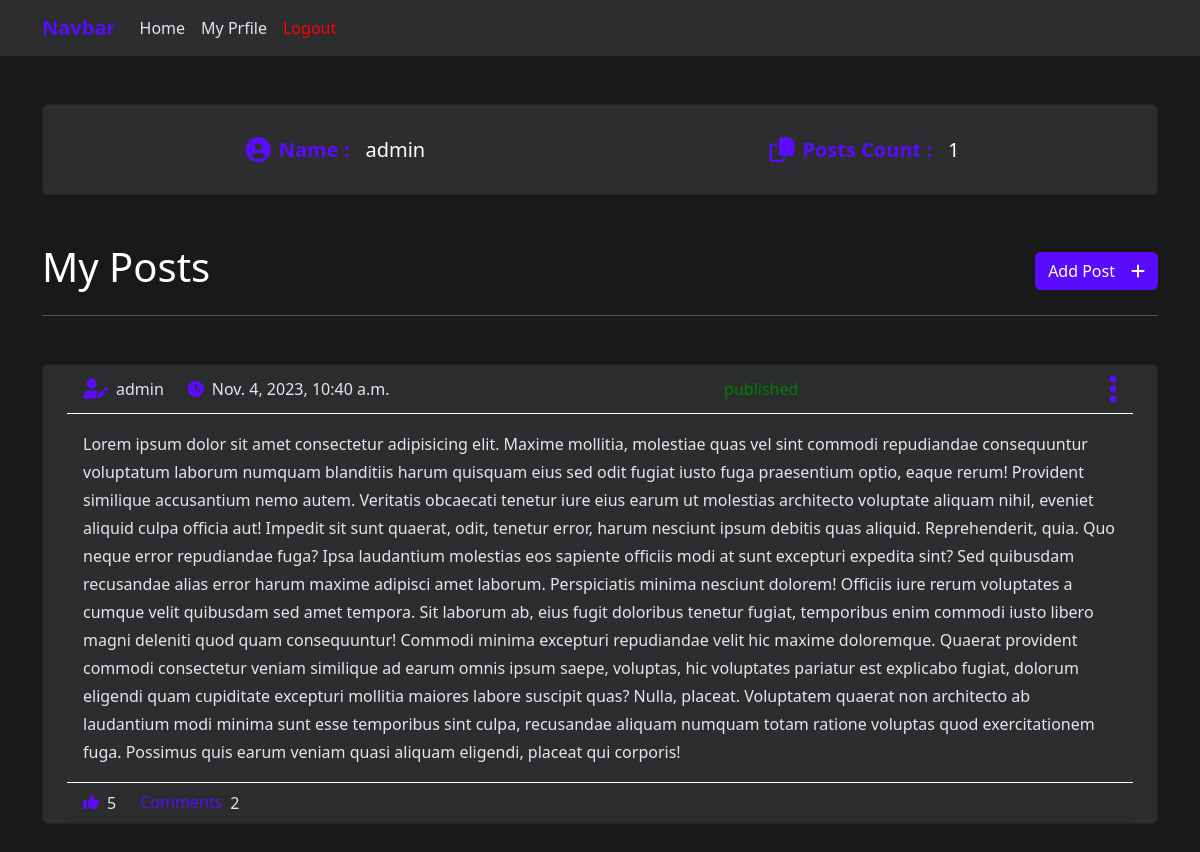
Page /profile (signed in) on the earlier database version.
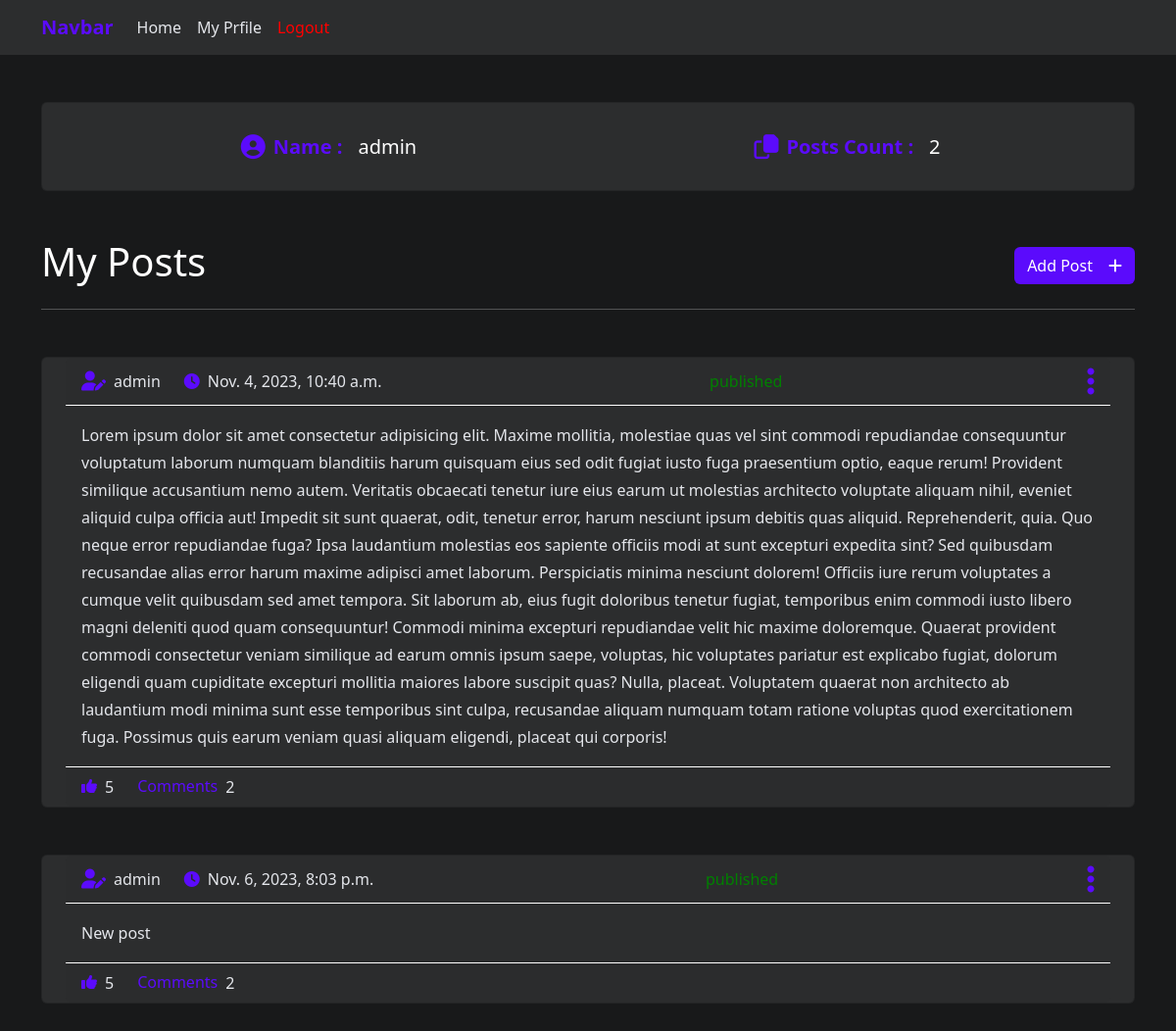
Same page on the later database version.
### app/models.py (models this page shows)
class Post(models.Model):
    content = models.TextField()
    scheduled_time = models.DateTimeField()
    is_published = models.BooleanField(default=False)
    author = models.ForeignKey(User, on_delete=models.CASCADE)

### app/views.py (the view, shortened to what this page needs)
# urls.py: path('profile' , views.profile,name='profile'),
@login_required(login_url='/authentication/login')
@csrf_exempt
def profile(request):
    user = User.objects.get(id=request.user.id)
    user_posts = Post.objects.filter(author=user)
    c={'user':user,'posts':user_posts}
    return render ( request,'profile.html',c)

### app/templates/profile.html (shortened to what this page needs)
<!DOCTYPE html>
{% extends 'base.html' %}
{% load static %}
{% block body %}
  <div class='container py-5'>
    <div class="card text-center mb-5">
        <div class="card-body row">
            <div class='d-flex align-items-center justify-content-center col-md-6 col-12 py-3'>
                <div class='d-flex align-items-center gap-2 primary_color me-3' >
                    <i style='font-size:25px' class="fa-solid fa-circle-user"></i>
                    <h5 class='m-0 fw-bold'>Name :</h5>
                </div>
                <h5 style='color:#ffffff;margin:0'>{{user}}</h5>
            </div>
            <div class='d-flex align-items-center justify-content-center  col-md-6 col-12 py-3'>
                <div class='d-flex align-items-center gap-2 primary_color me-3' >
                    <i style='font-size:25px' class="fa-regular fa-copy"></i>
                    <h5 class='m-0 fw-bold'>Posts Count :</h5>
                </div>
                <h5 style='color:#ffffff;margin:0'>{{posts.count}}</h5>
            </div>
        </div>
    </div>
    <div class='d-flex justify-content-between align-items-center'>
        <h1 style='color:#ffffff'>My Posts</h1>
        <button type="submit" class="btn _btn-primary d-flex align-items-center gap-3" data-bs-toggle="modal" data-bs-target="#exampleModal">
            <p class='m-0'>Add Post</p>
            <i class="fa-solid fa-plus"></i>
        </button>
    </div>
    <hr style='color:#ffffff'>
    {% for post in posts %}
    <div class='card-container mt-5'>
        <div class="card text-center">
        <div class="card-header">
            <div class='d-flex justify-content-between m-0'>
                <div>
                    <div>
                        <h5 ><i class="fa-solid fa-user-pen "></i></h5>
                        <p>{{post.author}}</p>
                    </div>
                    <div class='published'>
                        <h5 ><i class="fa-solid fa-clock"></i></h5>
                        <p>{{post.scheduled_time}}</p>
                    </div>
                </div>
                <div>
                    {% if post.is_published %}
                    <p style='color:green'>published</p>
                    {% else %}
                    <p style='color:red'>Not published</p>
                    {% endif %}
                </div>
                <div class='m-0 dropdown'>
                    <i class="fa-solid fa-ellipsis-vertical primary_color  " style='font-size: xx-large;' type="button" data-bs-toggle="dropdown" aria-expanded="false"></i>
                </div>
            </div>
        </div>
        <div class="card-body">
            <p class='m-0'>
                {{post.content}}
            </p>
        </div>
        <div class="card-footer text-body-secondary">
            <div>
                <h5 class='pointer'><i class="fa-solid fa-thumbs-up"></i></h5>
                <p>5</p>
            </div>
            <div>
                <h5 class='pointer'>Comments</h5>
                <p>2</p>
            </div>
        </div>
        </div>
    </div>
    {% endfor %}
  </div>
{% endblock body %}

### app/templates/base.html (shortened to what this page needs)
<!DOCTYPE html>
{% load static %}
<html lang="en" dir="ltr">
<head>
    <link href="https://cdn.jsdelivr.net/npm/bootstrap@5.2.3/dist/css/bootstrap.min.css" rel="stylesheet">
    <link href="https://cdnjs.cloudflare.com/ajax/libs/font-awesome/6.2.1/css/all.min.css" rel="stylesheet">
    <link rel="stylesheet" href="{% static "css/style.css" %}">
</head>
<body>
        <nav class="navbar navbar-expand-lg bg-body-tertiary nav_bg ">
            <div class="container-fluid container">
            <a class="navbar-brand" >Navbar</a>
            <div class="collapse navbar-collapse" id="navbarNavAltMarkup" style='width: 100%;display: flex !important;'>
                <div class="navbar-nav">
                {% if user.is_authenticated %}
                <a class="nav-link"  href="{% url 'app:index' %}" >Home</a>
                <a class="nav-link" href="{% url 'app:profile' %}" >My Prfile</a>
                <a class="nav-link" style='color:red !important'  href="{% url 'app:_logout' %}" >Logout</a>
                {% else %}
                <a class="nav-link" href="{% url 'app:login' %}" >Login</a>
                <a class="nav-link"  href="{% url 'app:signup' %}" >Signup</a>
                {% endif %}
                </div>
            </div>
            </div>
        </nav>
        {% block body %}
        {% endblock body %}
</body>
  </html>

### static/css/style.css (style rules this page uses)
* { padding: 0; margin: 0; box-sizing: border-box; }
body { background-color: #18191a!important; }
.nav_bg { background-color: #2c2d2e; }
.primary_color { color: #5b0bfc !important; }
.navbar-brand ,.navbar-brand:hover { color: #5b0bfc; font-weight: bolder; }
.nav-link { color: #E4E6EB !important; }
._btn-primary { background-color: #5b0bfc; color: white; }
.card { background-color: #2c2d2e; padding-left: 24px ; padding-right: 24px ; }
.card-footer { border-top: white solid 1px; color: #E4E6EB; text-align: start; display: flex; }
.card-header { border-bottom: white solid 1px; color: #E4E6EB; text-align: start; display: flex; flex-direction: column; gap: 4px; }
.published ,.published i { font-size: medium !important; display: flex; align-items: center; }
.card-header h5 ,.card-footer h5 { color: #5b0bfc; margin-right: 8px; margin-bottom: 0; }
.card-header p, .card-footer p { margin: 0; }
.card-footer div , .card-header div { display: flex; align-items: center; margin-right: 24px; }
.card-footer p , .card-footer h5 { font-size: medium; }
.card-body,.card-footer,.card-header { text-align: start; }
.card-body p { color: #E4E6EB; line-height: 28px; }
.pointer { cursor: pointer; }

Differences in the rows shown:
added Post: author "admin", scheduled_time "Nov. 6, 2023, 8:03 p.m.", is_published "published", content "New post"
Other differences:
{{ posts.count }}: "1" → "2"
